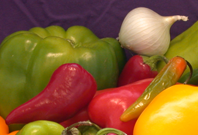
%> input picture Chapter01/images/onion.png, 198 x 135 px
$ octave exercise1_6.m   (GNU Octave 9; MATLAB toolbox functions it lacks are replaced by stand-ins)
%> lines starting %> are read from the running program, lines starting %| are printed output that depends on the picture
% Read in image
A_A = imread('images/onion.png');
%> A_A is the input picture: size 135x198x3 uint8; mean R, G, B 137.3, 92.8, 45.3

A = rgb2hsv(A_A);
%> A: size 135x198x3 double; mean H, S, V 0.406, 0.698, 0.544

% Extract channels
A_H = A(:, :, 1);
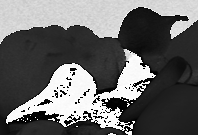
%> A_H: size 135x198 double; min 0, max 0.999, mean 0.406
A_S = A(:, :, 2);
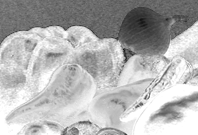
%> A_S: size 135x198 double; min 0.0791, max 1, mean 0.698
A_V = A(:, :, 3);
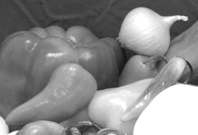
%> A_V: size 135x198 double; min 0.0824, max 1, mean 0.544

% Display in 2x2 plot
subplot(2, 2, 1); imshow(A_A); title('Original');
subplot(2, 2, 2); imshow(A_H); title('Hue');
subplot(2, 2, 3); imshow(A_S); title('Saturation');
subplot(2, 2, 4); imshow(A_V); title('Value');

$ run again, with Chapter01/images/carpark.png copied over Chapter01/images/onion.png
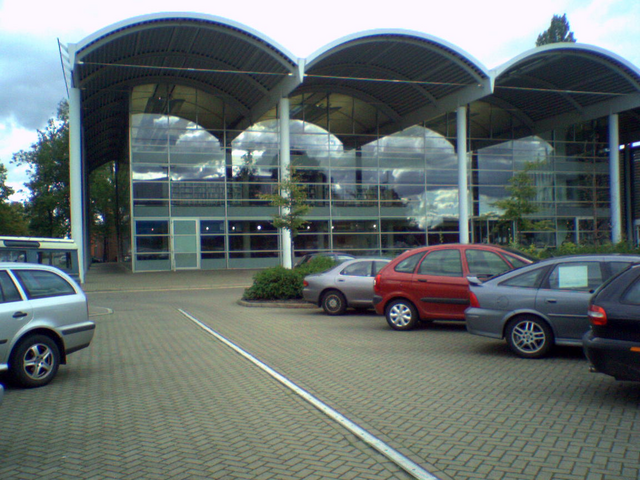
%> input picture Chapter01/images/carpark.png, 640 x 480 px
%> A_A is the input picture: size 480x640x3 uint8; mean R, G, B 101.6, 111.7, 110.5
%> A: size 480x640x3 double; mean H, S, V 0.455, 0.235, 0.467
%> `A_S = A(:, :, 2);`:
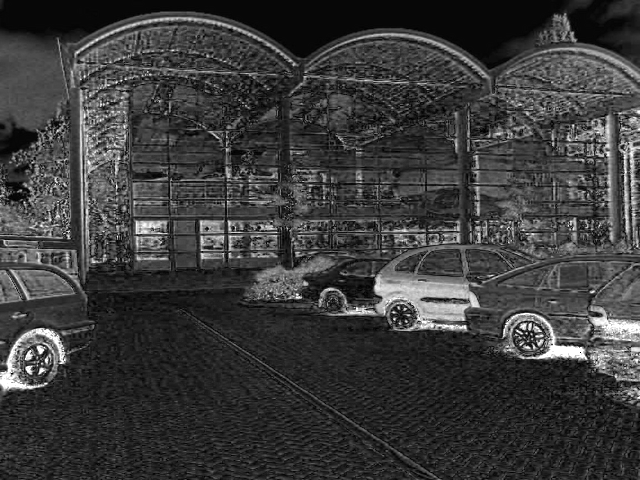
%> A_S: size 480x640 double; min 0, max 1, mean 0.235
%> `A_V = A(:, :, 3);`:
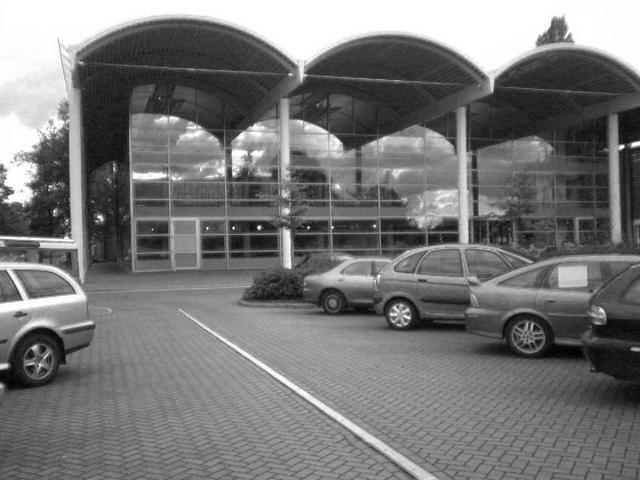
%> A_V: size 480x640 double; min 0, max 1, mean 0.467

$ run again, with Chapter01/images/edin_castle.png copied over Chapter01/images/onion.png
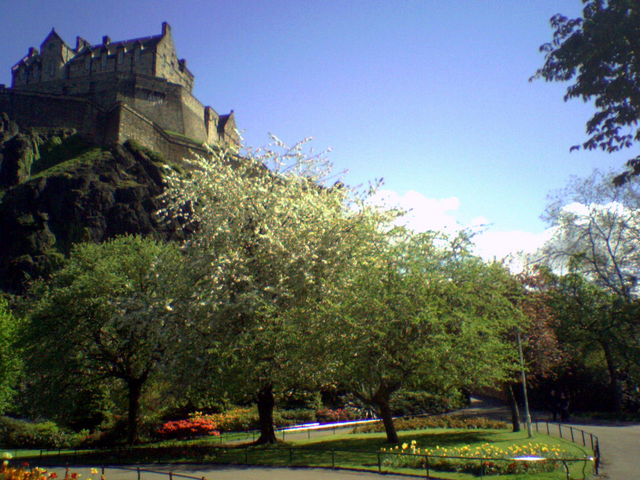
%> input picture Chapter01/images/edin_castle.png, 640 x 480 px
%> A_A is the input picture: size 480x640x3 uint8; mean R, G, B 95.4, 105, 105.1
%> A: size 480x640x3 double; mean H, S, V 0.399, 0.439, 0.492
%> `A_S = A(:, :, 2);`:
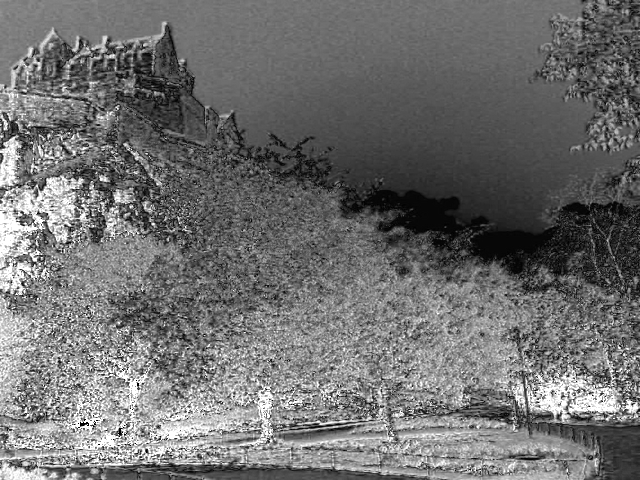
%> A_S: size 480x640 double; min 0, max 1, mean 0.439
%> `A_V = A(:, :, 3);`:
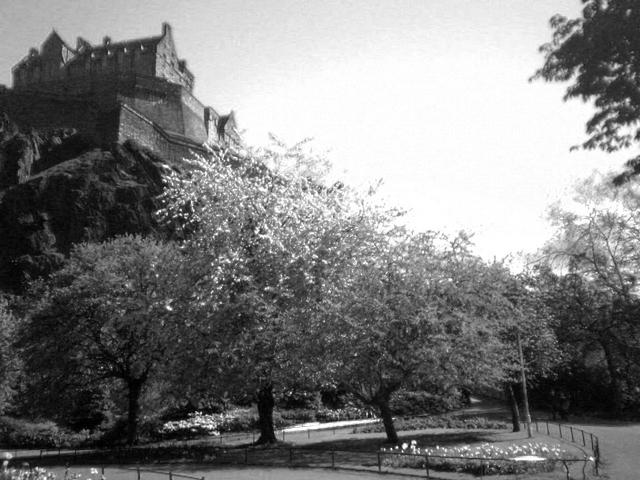
%> A_V: size 480x640 double; min 0, max 1, mean 0.492
